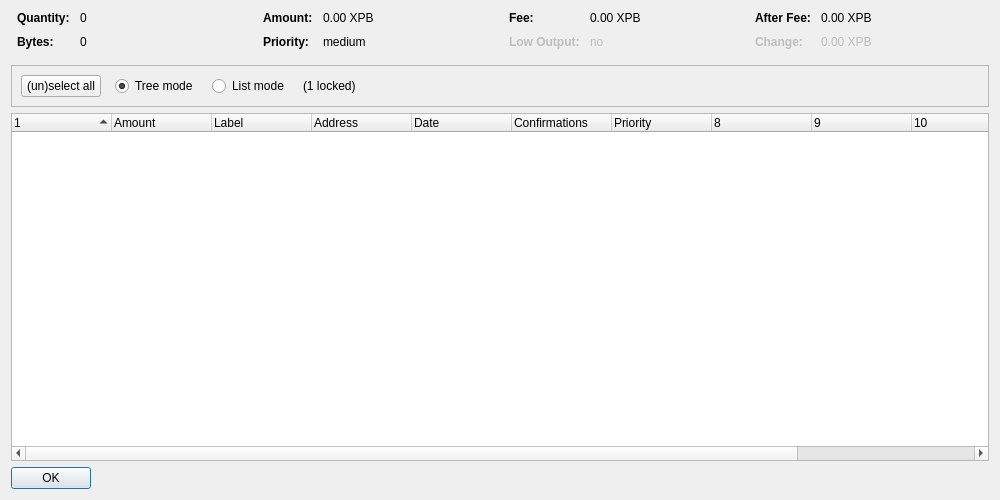
<?xml version="1.0" encoding="UTF-8"?>
<ui version="4.0">
 <class>CoinControlDialog</class>
 <widget class="QDialog" name="CoinControlDialog">
  <property name="geometry">
   <rect>
    <x>0</x>
    <y>0</y>
    <width>1000</width>
    <height>500</height>
   </rect>
  </property>
  <property name="windowTitle">
   <string>Coin Control Address Selection</string>
  </property>
  <layout class="QVBoxLayout" name="verticalLayout">
   <item>
    <layout class="QHBoxLayout" name="horizontalLayoutTop" stretch="0,0,0,0">
     <property name="topMargin">
      <number>0</number>
     </property>
     <property name="bottomMargin">
      <number>10</number>
     </property>
     <item>
      <layout class="QFormLayout" name="formLayoutCoinControl1">
       <property name="horizontalSpacing">
        <number>10</number>
       </property>
       <property name="verticalSpacing">
        <number>10</number>
       </property>
       <property name="leftMargin">
        <number>6</number>
       </property>
       <property name="rightMargin">
        <number>6</number>
       </property>
       <item row="0" column="0">
        <widget class="QLabel" name="labelCoinControlQuantityText">
         <property name="font">
          <font>
           <weight>75</weight>
           <bold>true</bold>
          </font>
         </property>
         <property name="text">
          <string>Quantity:</string>
         </property>
        </widget>
       </item>
       <item row="0" column="1">
        <widget class="QLabel" name="labelCoinControlQuantity">
         <property name="cursor">
          <cursorShape>IBeamCursor</cursorShape>
         </property>
         <property name="contextMenuPolicy">
          <enum>Qt::ActionsContextMenu</enum>
         </property>
         <property name="text">
          <string notr="true">0</string>
         </property>
         <property name="textInteractionFlags">
          <set>Qt::LinksAccessibleByMouse|Qt::TextSelectableByKeyboard|Qt::TextSelectableByMouse</set>
         </property>
        </widget>
       </item>
       <item row="1" column="0">
        <widget class="QLabel" name="labelCoinControlBytesText">
         <property name="font">
          <font>
           <weight>75</weight>
           <bold>true</bold>
          </font>
         </property>
         <property name="text">
          <string>Bytes:</string>
         </property>
        </widget>
       </item>
       <item row="1" column="1">
        <widget class="QLabel" name="labelCoinControlBytes">
         <property name="cursor">
          <cursorShape>IBeamCursor</cursorShape>
         </property>
         <property name="contextMenuPolicy">
          <enum>Qt::ActionsContextMenu</enum>
         </property>
         <property name="text">
          <string notr="true">0</string>
         </property>
         <property name="textInteractionFlags">
          <set>Qt::LinksAccessibleByMouse|Qt::TextSelectableByKeyboard|Qt::TextSelectableByMouse</set>
         </property>
        </widget>
       </item>
      </layout>
     </item>
     <item>
      <layout class="QFormLayout" name="formLayoutCoinControl2">
       <property name="horizontalSpacing">
        <number>10</number>
       </property>
       <property name="verticalSpacing">
        <number>10</number>
       </property>
       <property name="leftMargin">
        <number>6</number>
       </property>
       <property name="rightMargin">
        <number>6</number>
       </property>
       <item row="0" column="0">
        <widget class="QLabel" name="labelCoinControlAmountText">
         <property name="font">
          <font>
           <weight>75</weight>
           <bold>true</bold>
          </font>
         </property>
         <property name="text">
          <string>Amount:</string>
         </property>
        </widget>
       </item>
       <item row="0" column="1">
        <widget class="QLabel" name="labelCoinControlAmount">
         <property name="cursor">
          <cursorShape>IBeamCursor</cursorShape>
         </property>
         <property name="contextMenuPolicy">
          <enum>Qt::ActionsContextMenu</enum>
         </property>
         <property name="text">
          <string notr="true">0.00 XPB</string>
         </property>
         <property name="textInteractionFlags">
          <set>Qt::LinksAccessibleByMouse|Qt::TextSelectableByKeyboard|Qt::TextSelectableByMouse</set>
         </property>
        </widget>
       </item>
       <item row="1" column="0">
        <widget class="QLabel" name="labelCoinControlPriorityText">
         <property name="font">
          <font>
           <weight>75</weight>
           <bold>true</bold>
          </font>
         </property>
         <property name="text">
          <string>Priority:</string>
         </property>
        </widget>
       </item>
       <item row="1" column="1">
        <widget class="QLabel" name="labelCoinControlPriority">
         <property name="cursor">
          <cursorShape>IBeamCursor</cursorShape>
         </property>
         <property name="contextMenuPolicy">
          <enum>Qt::ActionsContextMenu</enum>
         </property>
         <property name="text">
          <string notr="true">medium</string>
         </property>
         <property name="textInteractionFlags">
          <set>Qt::LinksAccessibleByMouse|Qt::TextSelectableByKeyboard|Qt::TextSelectableByMouse</set>
         </property>
        </widget>
       </item>
      </layout>
     </item>
     <item>
      <layout class="QFormLayout" name="formLayoutCoinControl3">
       <property name="horizontalSpacing">
        <number>10</number>
       </property>
       <property name="verticalSpacing">
        <number>10</number>
       </property>
       <property name="leftMargin">
        <number>6</number>
       </property>
       <property name="rightMargin">
        <number>6</number>
       </property>
       <item row="0" column="0">
        <widget class="QLabel" name="labelCoinControlFeeText">
         <property name="font">
          <font>
           <weight>75</weight>
           <bold>true</bold>
          </font>
         </property>
         <property name="text">
          <string>Fee:</string>
         </property>
        </widget>
       </item>
       <item row="0" column="1">
        <widget class="QLabel" name="labelCoinControlFee">
         <property name="cursor">
          <cursorShape>IBeamCursor</cursorShape>
         </property>
         <property name="contextMenuPolicy">
          <enum>Qt::ActionsContextMenu</enum>
         </property>
         <property name="text">
          <string notr="true">0.00 XPB</string>
         </property>
         <property name="textInteractionFlags">
          <set>Qt::LinksAccessibleByMouse|Qt::TextSelectableByKeyboard|Qt::TextSelectableByMouse</set>
         </property>
        </widget>
       </item>
       <item row="1" column="0">
        <widget class="QLabel" name="labelCoinControlLowOutputText">
         <property name="enabled">
          <bool>false</bool>
         </property>
         <property name="font">
          <font>
           <weight>75</weight>
           <bold>true</bold>
          </font>
         </property>
         <property name="text">
          <string>Low Output:</string>
         </property>
        </widget>
       </item>
       <item row="1" column="1">
        <widget class="QLabel" name="labelCoinControlLowOutput">
         <property name="enabled">
          <bool>false</bool>
         </property>
         <property name="cursor">
          <cursorShape>IBeamCursor</cursorShape>
         </property>
         <property name="contextMenuPolicy">
          <enum>Qt::ActionsContextMenu</enum>
         </property>
         <property name="text">
          <string notr="true">no</string>
         </property>
         <property name="textInteractionFlags">
          <set>Qt::LinksAccessibleByMouse|Qt::TextSelectableByKeyboard|Qt::TextSelectableByMouse</set>
         </property>
        </widget>
       </item>
      </layout>
     </item>
     <item>
      <layout class="QFormLayout" name="formLayoutCoinControl4">
       <property name="horizontalSpacing">
        <number>10</number>
       </property>
       <property name="verticalSpacing">
        <number>10</number>
       </property>
       <property name="leftMargin">
        <number>6</number>
       </property>
       <property name="rightMargin">
        <number>6</number>
       </property>
       <item row="0" column="0">
        <widget class="QLabel" name="labelCoinControlAfterFeeText">
         <property name="font">
          <font>
           <weight>75</weight>
           <bold>true</bold>
          </font>
         </property>
         <property name="text">
          <string>After Fee:</string>
         </property>
        </widget>
       </item>
       <item row="0" column="1">
        <widget class="QLabel" name="labelCoinControlAfterFee">
         <property name="cursor">
          <cursorShape>IBeamCursor</cursorShape>
         </property>
         <property name="contextMenuPolicy">
          <enum>Qt::ActionsContextMenu</enum>
         </property>
         <property name="text">
          <string notr="true">0.00 XPB</string>
         </property>
         <property name="textInteractionFlags">
          <set>Qt::LinksAccessibleByMouse|Qt::TextSelectableByKeyboard|Qt::TextSelectableByMouse</set>
         </property>
        </widget>
       </item>
       <item row="1" column="0">
        <widget class="QLabel" name="labelCoinControlChangeText">
         <property name="enabled">
          <bool>false</bool>
         </property>
         <property name="font">
          <font>
           <weight>75</weight>
           <bold>true</bold>
          </font>
         </property>
         <property name="text">
          <string>Change:</string>
         </property>
        </widget>
       </item>
       <item row="1" column="1">
        <widget class="QLabel" name="labelCoinControlChange">
         <property name="enabled">
          <bool>false</bool>
         </property>
         <property name="cursor">
          <cursorShape>IBeamCursor</cursorShape>
         </property>
         <property name="contextMenuPolicy">
          <enum>Qt::ActionsContextMenu</enum>
         </property>
         <property name="text">
          <string notr="true">0.00 XPB</string>
         </property>
         <property name="textInteractionFlags">
          <set>Qt::LinksAccessibleByMouse|Qt::TextSelectableByKeyboard|Qt::TextSelectableByMouse</set>
         </property>
        </widget>
       </item>
      </layout>
     </item>
    </layout>
   </item>
   <item>
    <widget class="QFrame" name="frame">
     <property name="minimumSize">
      <size>
       <width>0</width>
       <height>40</height>
      </size>
     </property>
     <property name="frameShape">
      <enum>QFrame::StyledPanel</enum>
     </property>
     <property name="frameShadow">
      <enum>QFrame::Sunken</enum>
     </property>
     <layout class="QHBoxLayout" name="horizontalLayout">
      <item>
       <layout class="QHBoxLayout" name="horizontalLayoutPanel" stretch="0,0,0,0,0">
        <property name="spacing">
         <number>14</number>
        </property>
        <item>
         <widget class="QPushButton" name="pushButtonSelectAll">
          <property name="sizePolicy">
           <sizepolicy hsizetype="Maximum" vsizetype="Fixed">
            <horstretch>0</horstretch>
            <verstretch>0</verstretch>
           </sizepolicy>
          </property>
          <property name="text">
           <string>(un)select all</string>
          </property>
         </widget>
        </item>
        <item>
         <widget class="QRadioButton" name="radioTreeMode">
          <property name="sizePolicy">
           <sizepolicy hsizetype="Maximum" vsizetype="Fixed">
            <horstretch>0</horstretch>
            <verstretch>0</verstretch>
           </sizepolicy>
          </property>
          <property name="text">
           <string>Tree mode</string>
          </property>
          <property name="checked">
           <bool>true</bool>
          </property>
         </widget>
        </item>
        <item>
         <widget class="QRadioButton" name="radioListMode">
          <property name="sizePolicy">
           <sizepolicy hsizetype="Maximum" vsizetype="Fixed">
            <horstretch>0</horstretch>
            <verstretch>0</verstretch>
           </sizepolicy>
          </property>
          <property name="text">
           <string>List mode</string>
          </property>
         </widget>
        </item>
        <item>
         <widget class="QLabel" name="labelLocked">
          <property name="text">
           <string notr="true">(1 locked)</string>
          </property>
         </widget>
        </item>
        <item>
         <spacer name="horizontalSpacer">
          <property name="orientation">
           <enum>Qt::Horizontal</enum>
          </property>
          <property name="sizeHint" stdset="0">
           <size>
            <width>40</width>
            <height>20</height>
           </size>
          </property>
         </spacer>
        </item>
       </layout>
      </item>
     </layout>
    </widget>
   </item>
   <item>
    <widget class="CoinControlTreeWidget" name="treeWidget">
     <property name="contextMenuPolicy">
      <enum>Qt::CustomContextMenu</enum>
     </property>
     <property name="sortingEnabled">
      <bool>false</bool>
     </property>
     <property name="columnCount">
      <number>12</number>
     </property>
     <attribute name="headerShowSortIndicator" stdset="0">
      <bool>true</bool>
     </attribute>
     <attribute name="headerStretchLastSection">
      <bool>false</bool>
     </attribute>
     <column>
      <property name="text">
       <string/>
      </property>
     </column>
     <column>
      <property name="text">
       <string>Amount</string>
      </property>
     </column>
     <column>
      <property name="text">
       <string notr="true">Label</string>
      </property>
     </column>
     <column>
      <property name="text">
       <string>Address</string>
      </property>
     </column>
     <column>
      <property name="text">
       <string>Date</string>
      </property>
     </column>
     <column>
      <property name="text">
       <string>Confirmations</string>
      </property>
      <property name="toolTip">
       <string>Confirmed</string>
      </property>
     </column>
     <column>
      <property name="text">
       <string>Priority</string>
      </property>
     </column>
     <column>
      <property name="text">
       <string/>
      </property>
     </column>
     <column>
      <property name="text">
       <string/>
      </property>
     </column>
     <column>
      <property name="text">
       <string/>
      </property>
     </column>
     <column>
      <property name="text">
       <string/>
      </property>
     </column>
     <column>
      <property name="text">
       <string/>
      </property>
     </column>
    </widget>
   </item>
   <item>
    <widget class="QDialogButtonBox" name="buttonBox">
     <property name="sizePolicy">
      <sizepolicy hsizetype="Maximum" vsizetype="Fixed">
       <horstretch>0</horstretch>
       <verstretch>0</verstretch>
      </sizepolicy>
     </property>
     <property name="orientation">
      <enum>Qt::Horizontal</enum>
     </property>
     <property name="standardButtons">
      <set>QDialogButtonBox::Ok</set>
     </property>
    </widget>
   </item>
  </layout>
 </widget>
 <customwidgets>
  <customwidget>
   <class>CoinControlTreeWidget</class>
   <extends>QTreeWidget</extends>
   <header>coincontroltreewidget.h</header>
  </customwidget>
 </customwidgets>
 <resources/>
 <connections/>
</ui>
